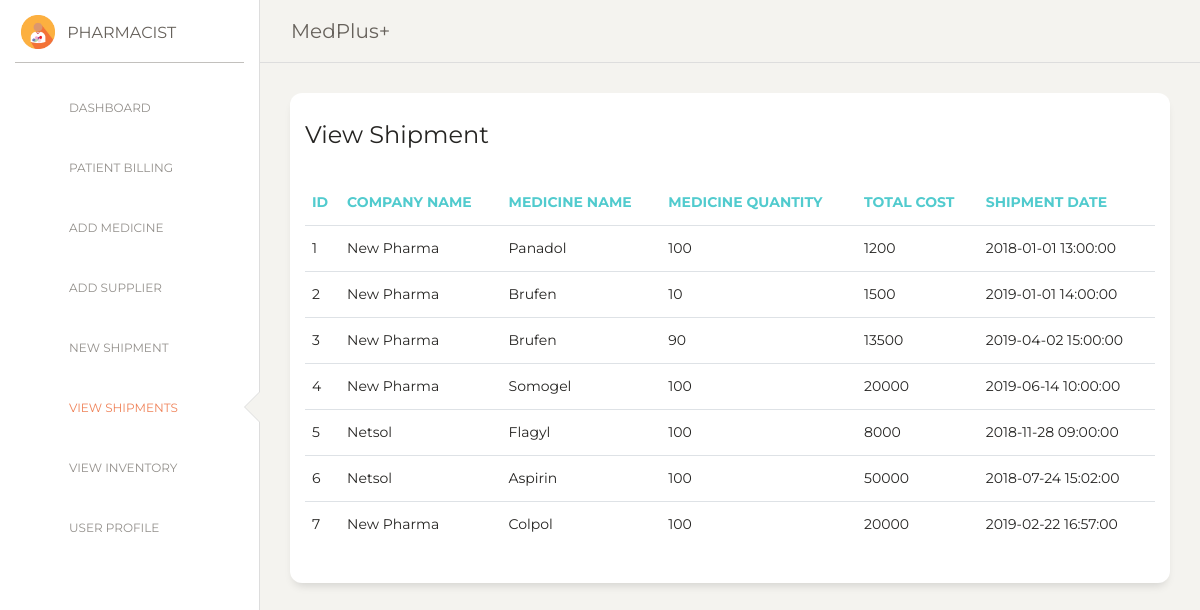
The page /pages/pharmacist/view_shipments.php on the database its author committed.
### tables this page shows
CREATE TABLE inventory (
  inventory_id  int NOT NULL,
  company_id  int NOT NULL,
  medicine_id  int NOT NULL,
  inventory_medquantity  int DEFAULT NULL,
  inventory_shipdate datetime DEFAULT NULL
);

CREATE TABLE company (
  company_id  int NOT NULL,
  company_name varchar(45) DEFAULT NULL,
  company_description varchar(45) DEFAULT NULL,
  company_contact  int DEFAULT NULL,
  company_address varchar(45) DEFAULT NULL
);

CREATE TABLE medicine (
  medicine_id  int NOT NULL,
  medicine_name varchar(45) DEFAULT NULL,
  medicine_type varchar(45) DEFAULT NULL,
  medicine_cost  int DEFAULT NULL,
  medicine_sale  int DEFAULT NULL,
  medicine_quantity  int NOT NULL,
  company_id  int DEFAULT NULL
);

### assets/functions/func.php (the view, shortened to what this page needs)
<?php
$con = mysqli_connect("localhost", "root","","hmsdb");
function view_shipments(){
	global $con;
	$query = "select inventory_id,company_name,medicine_name,inventory_medquantity,(inventory_medquantity*medicine_cost) as inventory_medtotalcost,inventory_shipdate from inventory join company using (company_id) join
	medicine using (medicine_id)";
	$result = mysqli_query($con, $query);
	while ($row=mysqli_fetch_array($result)) {
		$inventory_id = $row['inventory_id'];
		$company_name =$row['company_name'];
		$medicine_name =$row['medicine_name'];
		$medicine_quantity =$row['inventory_medquantity'];
		$total_cost =$row['inventory_medtotalcost'] ;
		$shipment_date =$row['inventory_shipdate'];
		echo "<tr>
		<td>$inventory_id</td>
		<td>$company_name</td>
		<td>$medicine_name</td>
		<td>$medicine_quantity</td>
		<td>$total_cost</td>
		<td>$shipment_date</td>
		</tr>";
	}
}
?>

### rows shown on the page
inventory: inventory_id "1", company.company_name "New Pharma", medicine.medicine_name "Panadol", inventory_medquantity "100", total_cost "1200", inventory_shipdate "2018-01-01 13:00:00"
inventory: inventory_id "2", company.company_name "New Pharma", medicine.medicine_name "Brufen", inventory_medquantity "10", total_cost "1500", inventory_shipdate "2019-01-01 14:00:00"
inventory: inventory_id "3", company.company_name "New Pharma", medicine.medicine_name "Brufen", inventory_medquantity "90", total_cost "13500", inventory_shipdate "2019-04-02 15:00:00"
inventory: inventory_id "4", company.company_name "New Pharma", medicine.medicine_name "Somogel", inventory_medquantity "100", total_cost "20000", inventory_shipdate "2019-06-14 10:00:00"
inventory: inventory_id "5", company.company_name "Netsol", medicine.medicine_name "Flagyl", inventory_medquantity "100", total_cost "8000", inventory_shipdate "2018-11-28 09:00:00"
inventory: inventory_id "6", company.company_name "Netsol", medicine.medicine_name "Aspirin", inventory_medquantity "100", total_cost "50000", inventory_shipdate "2018-07-24 15:02:00"
inventory: inventory_id "7", company.company_name "New Pharma", medicine.medicine_name "Colpol", inventory_medquantity "100", total_cost "20000", inventory_shipdate "2019-02-22 16:57:00"
